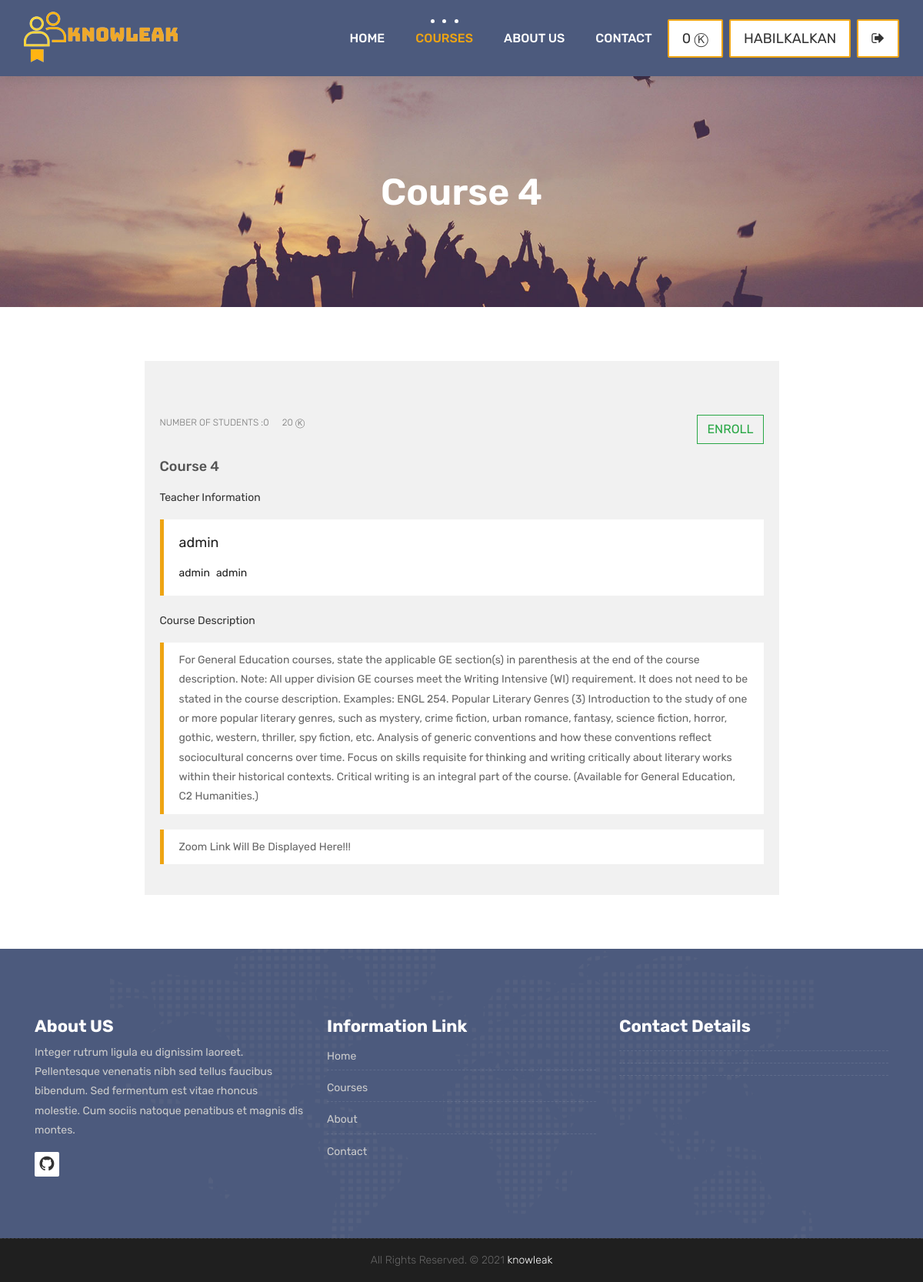
Before: /courses/1/ (signed in) with the older database file.
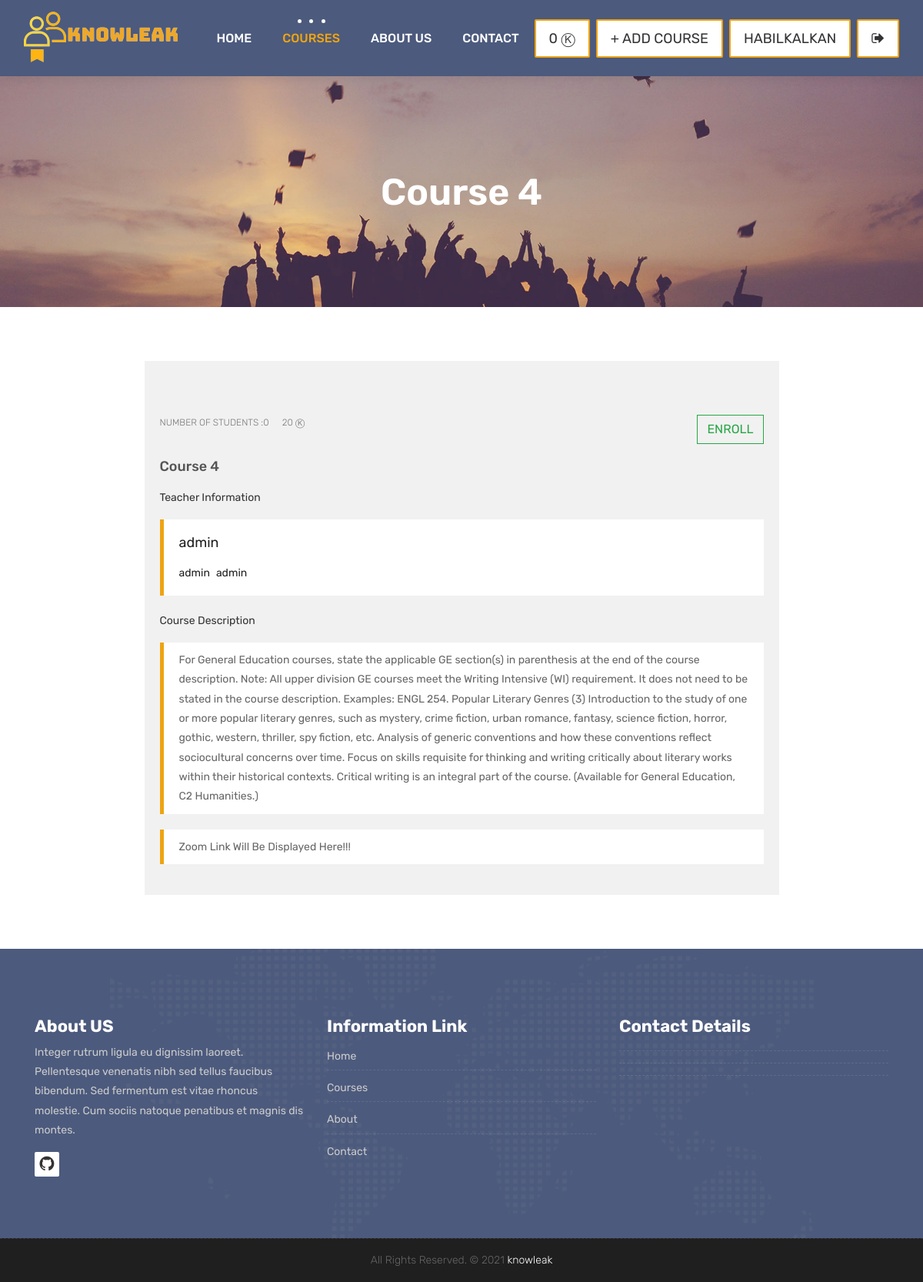
After: the same page with the newer database file.
### courses/views.py (the view)
# urls.py: path('<int:course_id>/', views.course_detail, name="course_detail"),
def course_detail(request,  course_id):
    current_user = request.user
    course = Course.objects.get(id = course_id)
    courses = Course.objects.all()
    categories = categories = Category.objects.all()
    token = course.token
    user_token = current_user.token
    student_count = course.students.count()
    if student_count != 0:
        coin_willbepaid = token/student_count
    else:
        coin_willbepaid = token
    can_enrolled = False
    if user_token>=coin_willbepaid:
        can_enrolled = True
    if current_user.is_authenticated:
        enrolled_courses = current_user.courses_joined.all()
    else:
        enrolled_courses = courses
    context = {
        'course': course,
        'enrolled_courses': enrolled_courses,
        'categories': categories,
        'user' : current_user,
        'can_enrolled' : can_enrolled,
        'coin_willbepaid' : coin_willbepaid
    }
    return render(request, 'course.html', context)

### templates/course.html (shortened to what this page needs)
{% extends 'partials/_base.html' %}
{% load static %}
{% block content %}
<div class="all-title-box">
	<div class="container text-center">
		<h1>{{course.name}}</span></h1>
	</div>
</div>
<div id="overviews" class="section wb">
	<div class="container">
		<div class="row" style="place-content: center;">
			<div class="col-lg-9 blog-post-single">
				<div class="blog-item">
					<div class="image-blog text-center">
					</div>
					<div class="post-content">
						<div class="post-date">
							{% if user.is_authenticated %}
								{% if course in enrolled_courses %}
								<button type="submit" class="btn btn-outline-danger rounded-0" data-toggle="modal"
									data-target="#releaseModal">
									<span>RELEASE</span>
								</button>
								{% else %}
								<button type="submit" class="btn btn-outline-success rounded-0" data-toggle="modal"
									data-target="#enrollModal">
									<span>ENROLL</span>
								</button>
								{% endif %}
							{% endif %}
						</div>
						<div class="meta-info-blog">
							<span> <p>Number Of Students :{{course.students.count}} </p> </span>
							<span> <p>{{coin_willbepaid}} ⓚ </p> </span>
						</div>
						<div class="blog-title">
							<h2><a href="#" title="">{{course.name}}</a></h2>
						</div>
						<div class="blog-desc">
							<p>Teacher Information</p>
							<blockquote class="default">
								<div>
									<h3 class="mr-2">{{course.teacher.username}}</h3>
								</div>
								<div style="display: flex;">
									<h5 class="mr-2">{{course.teacher.first_name}}</h5>
									<h5>{{course.teacher.last_name}}</h5>
								</div>
							</blockquote>
							<p>Course Description</p>
							<blockquote class="default">
								<div>
									{{course.description}}
								</div>
							</blockquote>
							<blockquote class="default">
								{% if course in enrolled_courses %}
								<div style="display: flex;">
									<p></p>
									<a href="{{course.zoom_link}}" target="_blank">Zoom link</a>
								</div>
								<div style="display: flex;">
									<p>Password : </p>
									<span>{{course.zoom_password}}</span>
								</div>
								{% else %}
									<span>Zoom Link Will Be Displayed Here!!!</span>
								{% endif %}
							</blockquote>
						</div>
					</div>
				</div>
			</div>
		</div>
	</div>
</div>
{% endblock %}

### templates/partials/_navbar.html (shortened to what this page needs)
{% load static %}
<header class="top-navbar">
    <nav class="navbar navbar-expand-lg navbar-light bg-light">
        <div class="container-fluid">
            <a class="navbar-brand" href="{% url 'index' %}">
                <img src="{% static 'images/main.png' %}" style="width: 200px; margin-top: 5px;" alt="asdsadsad" />
            </a>
            <div class="collapse navbar-collapse" id="navbars-host">
                <ul class="navbar-nav ml-auto">
                    <li class="nav-item {% if '/' == request.path %} active {% endif %}"><a class="nav-link" href="{% url 'index' %}">Home</a></li>
                    {% if user.is_authenticated %}
                    <li class="nav-item {% if 'courses' in request.path %} active {% endif %}"><a class="nav-link" href="{% url 'courses' %}">Courses</a></li>
                    {% endif %}
                    <li class="nav-item {% if 'about' in request.path %} active {% endif %}"><a class="nav-link" href="{% url 'about' %}">About Us</a></li>
                    <li class="nav-item {% if 'contact' in request.path %} active {% endif %}"><a class="nav-link" href="{% url 'contact' %}">Contact</a></li>
                </ul>
                <ul class="nav navbar-nav navbar-right">
                    {% if user.is_authenticated %}
                        <li><a href="{% url 'payment' %}" class="hover-btn-new log orange mr-2"><span>{{user.token}} ⓚ </span></a></li>
                    {% endif %}
                    {% if user.is_teacher %}
                        <li><a class="hover-btn-new log orange mr-2" href="{% url 'add_course' %}"><span>+ Add Course</span></a></li>
                    {% endif %}
                    {% if user.is_authenticated %}
                        <li><a class="hover-btn-new log orange mr-2" href="{% url 'dashboard' %}"><span>{{user.username}}</span></a></li>
                        <li><a class="hover-btn-new log orange" href="javascript:{document.getElementById('logout').submit()}"><span><i class="fa fa-sign-out"></i></span></a>
                        </li>
                        {% else %}
                        <li><a class="hover-btn-new log orange mr-2" href="{% url 'login' %}"><span><i class="fa fa-sign-in"></i></span></a></li>
                        <li><a class="hover-btn-new log orange" href="{% url 'register' %}"><span><i class="fa fa-user-plus"></i></span></a></li>
                    {% endif %}
                </ul>
            </div>
        </div>
    </nav>
</header>

Changed rows visible on the page:
changed User "HABILKALKAN": is_teacher False → True (drawn)
Other visible differences:
text now shown: "+ ADD COURSE"
